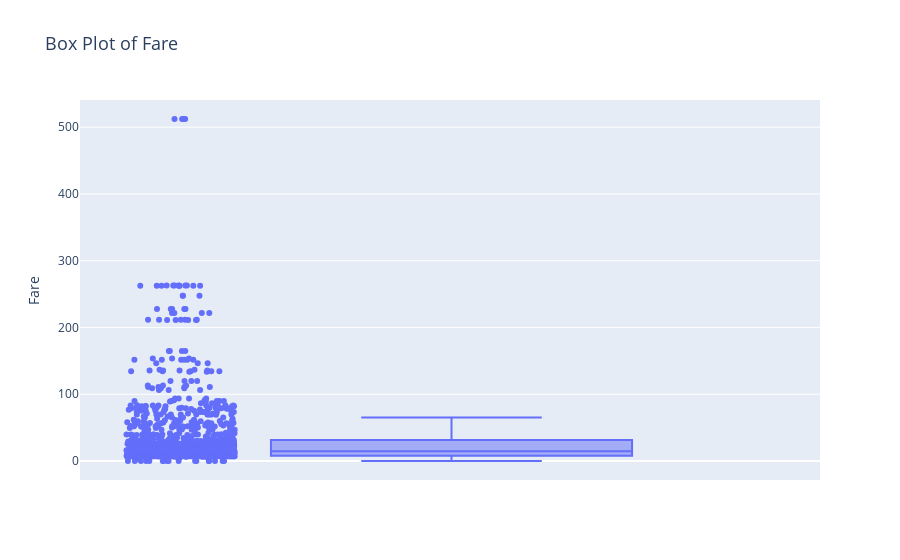

Notebook code for this chart:
### Code cell
fig = px.box(
    Titanic_data,
    y='Fare',  # Use the column name as string
    title="Box Plot of Fare",
    points="all"  # Show all individual data points (optional)
)
fig.update_layout(
    yaxis_title="Fare",
    title_font_size=18
)
fig.show()

### Figure 1 — Plotly figure (JSON) as saved in the notebook; plotly's stock layout.template omitted (floating-point values rounded to 4 significant figures; data arrays with more than 128 entries replaced by an {"elided": "..."} marker saying what was removed)
{"data": [{"alignmentgroup": "True", "boxpoints": "all", "hovertemplate": "Fare=%{y}<extra></extra>", "legendgroup": "", "marker": {"color": "#636efa"}, "name": "", "notched": false, "offsetgroup": "", "orientation": "v", "showlegend": false, "type": "box", "x0": " ", "xaxis": "x", "y": {"elided": "1309 float values"}, "y0": " ", "yaxis": "y"}], "layout": {"boxmode": "group", "legend": {"tracegroupgap": 0}, "title": {"font": {"size": 18}, "text": "Box Plot of Fare"}, "xaxis": {"anchor": "y", "domain": [0, 1]}, "yaxis": {"anchor": "x", "domain": [0, 1], "title": {"text": "Fare"}}}}
